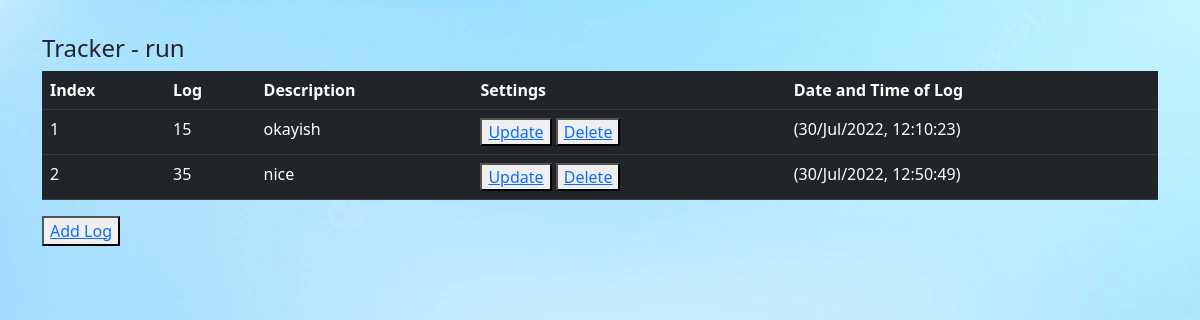
Page /home/1 (signed in) on the committed database.
### database.py (models this page shows, shortened)
class Tracker(db.Model):
    user_id = db.Column(db.Integer,
                        db.ForeignKey('user.user_id'),
                        nullable=False)
    tracker_id = db.Column(db.Integer, primary_key=True, autoincrement=True)
    tracker_name = db.Column(db.String, nullable=False)
    description_tracker = db.Column(db.String, nullable=False)
    type = db.Column(db.String, nullable=False)
    logs = db.relationship("Log", cascade="all", backref="tracker")

class Log(db.Model):
    tracker_id = db.Column(db.Integer,
                           db.ForeignKey("tracker.tracker_id"),
                           nullable=False)
    log_id = db.Column(db.Integer, primary_key=True, autoincrement=True)
    log = db.Column(db.String, nullable=False)
    date_time = db.Column(db.DateTime, nullable=False)
    log_description = db.Column(db.String, nullable=False)

### main.py (the view)
@app.route('/home/<int:tracker_id>', methods=['GET', 'POST'])
@login_required
def tracker_view(tracker_id):
    t = db.session.query(Tracker.tracker_id).all()
    if (tracker_id, ) not in t:
        return error_page('No such tracker')
    track = Tracker.query.get(tracker_id)
    tlog = Log.query.filter(Log.tracker_id == Tracker.tracker_id).order_by(
        Log.date_time)
    return render_template('tracker_homepage.html', tracker=track)

### main.py (called while the page is built)
@login_manager.user_loader
def load_user(user_id):
    return User.query.get(user_id)

### templates/tracker_homepage.html (shortened to what this page needs)
<html>
  <head>
    <link href="https://cdn.jsdelivr.net/npm/bootstrap@5.2.0/dist/css/bootstrap.min.css" rel="stylesheet">
    <link rel="stylesheet" href="/static/main.css">
  </head>
  <body>
      <br>
      <div class="container">
     <h4>Tracker - {{tracker.tracker_name}}</h4>
     <table class="table table-dark">
      <thead>
        <tr>
          <th scope="col">
            Index
          </th>
          <th scope="col">
            Log
          </th>
          <th scope="col">
            Description
          </th>
          <th scope="col">
            Settings
          </th>
          <th scope="col">
            Date and Time of Log
          </th>
        </tr>
      </thead>
      <tbody>
          {% for tl in tracker.logs %}
          <tr>
            <td scope="row">{{loop.index}}</td>
            <td>{{tl.log}}</td>
            <td>{{tl.log_description}}</td>
            <td>
              <button type="button" value="edit"><a href="/log/{{tl.log_id}}/update">Update</a></button>
              <button type="button" value="delete"><a href="/log/{{tl.log_id}}/delete">Delete</a></button>
            </td>
            <td>{{tl.date_time.strftime('(%d/%b/%Y, %H:%M:%S)')}}</td>
          </tr>
          {% endfor %}
      </tbody>
    </table>
    <button type="button"><a  href="/home/{{tracker.tracker_id}}/log">Add Log</a></button>
      </div>
  </body>
</html>

### static/main.css (style rules this page uses)
body { background-image:url("background.jpg"); }

### templates/tracker_homepage.html (style rules this page uses)
div { margin-top: 10px; }

### rows in the picture
Tracker: tracker_name "run"
Log: log "15", log_description "okayish", date_time "(30/Jul/2022, 12:10:23)"
Log: log "35", log_description "nice", date_time "(30/Jul/2022, 12:50:49)"
